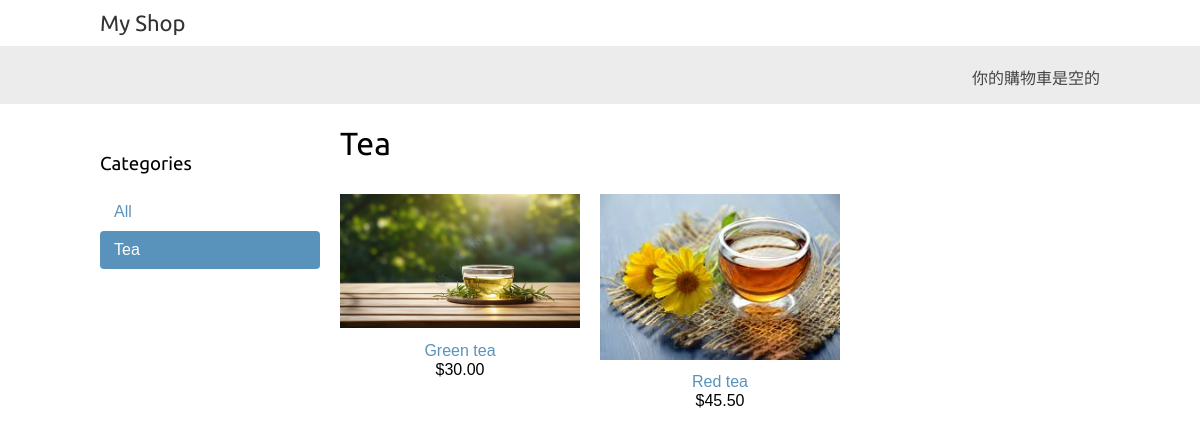
Page /tea/ on the committed database.
### shop/models.py (models this page shows, shortened)
class Category(models.Model):
    name = models.CharField(max_length=200)
    slug = models.SlugField(max_length=200, unique=True)
    class Meta:
        ordering = ['name']
        indexes = [
            models.Index(fields=['name']),
        ]
        verbose_name = 'category'
        verbose_name_plural = 'categories'
    def get_absolute_url(self):
        return reverse('shop:product_list_by_category', args=[self.slug])

class Product(models.Model):
    category = models.ForeignKey(Category, related_name='products', on_delete=models.CASCADE)
    name = models.CharField(max_length=200)
    slug = models.SlugField(max_length=200)
    image = models.ImageField(upload_to='products/%Y/%m/%d', blank=True)
    description = models.TextField(blank=True)
    price = models.DecimalField(max_digits=10, decimal_places=2)
    available = models.BooleanField(default=True)
    created = models.DateTimeField(auto_now_add=True)
    updated = models.DateTimeField(auto_now=True)
    class Meta:
        ordering = ['name']
        indexes = [models.Index(fields=['id', 'slug']),
                   models.Index(fields=['name']),
                   models.Index(fields=['-created'])]
    def get_absolute_url(self):
        return reverse('shop:product_detail', args=[self.id, self.slug])

### shop/views.py (the view)
# urls.py: path('', views.product_list, name='product_list'),
def product_list(request, category_slug=None):
    category = None
    categories = Category.objects.all()
    products = Product.objects.filter(available=True)
    if category_slug:
        category = get_object_or_404(Category, slug=category_slug)
        products = products.filter(category=category)
    return render(request=request, template_name='shop/product/list.html',
                  context={'category': category,
                           'categories': categories,
                           'products': products})

### cart/cart.py (called while the page is built)
    def __len__(self):
        return sum(item['quantity'] for item in self.cart.values())

### cart/context_processors.py (called while the page is built)
def cart(request):
    return {'cart': Cart(request)}

### shop/templates/shop/product/list.html (shortened to what this page needs)
{% extends 'shop/base.html' %}
{% load static %}
{% block content %}
    <div id="sidebar">
        <h3>Categories</h3>
        <ul>
            <li {% if not category %} class="selected" {% endif %}>
                <a href="{% url 'shop:product_list' %}">All</a>
            </li>
            {% for c in categories %}
                <li {% if category.slug == c.slug %} class="selected" {% endif %}>
                    <a href="{{ c.get_absolute_url }}">{{ c.name }}</a>
                </li>
            {% endfor %}
        </ul>
    </div>
    <div id="main" class="product-list">
        <h1>{% if category %}{{ category.name }}{% else %}Product{% endif %}</h1>
        {% for product in products %}
            <div class="item">
                <a href="{{ product.get_absolute_url }}">
                    <img src="{% if product.image %}{{ product.image.url }}{% else %}{% static 'img/no_image.png' %}{% endif %}">
                </a>
                <a href="{{ product.get_absolute_url }}">{{ product.name }}</a>
                <br>
                ${{ product.price }}
            </div>
        {% endfor %}
    </div>
{% endblock %}

### shop/static/base.css (style rules this page uses)
body { margin:0; padding:0; font-family:helvetica, sans-serif; }
h1, h2, h3, h4, h5 , h6 { font-family: 'Ubuntu', sans-serif; font-weight:normal; }
a { text-decoration:none; color:#5993bb; }
#sidebar { width:220px; padding:30px 20px 0 0; float:left; }
#sidebar ul { margin:0; padding:0; }
#sidebar ul li { margin:0; list-style:none; padding:10px 14px; }
#sidebar ul li a { display:block; }
#sidebar ul li.selected { background:#5993bb; border-radius:4px; }
#sidebar ul li.selected a { color:#fff; }
#main { float:left; width: 96%; margin-right:-220px; overflow:hidden; }
.product-list .item { width:25%; padding:10px 20px 10px 0; float:left; text-align:center; line-height:1.2; }
.product-list .item img { width:100%; margin-bottom:8px; }

### rows in the picture
Category: name "Tea"
Product: image (picture), name "Green tea", price "30.00"
Product: image (picture), name "Red tea", price "45.50"
